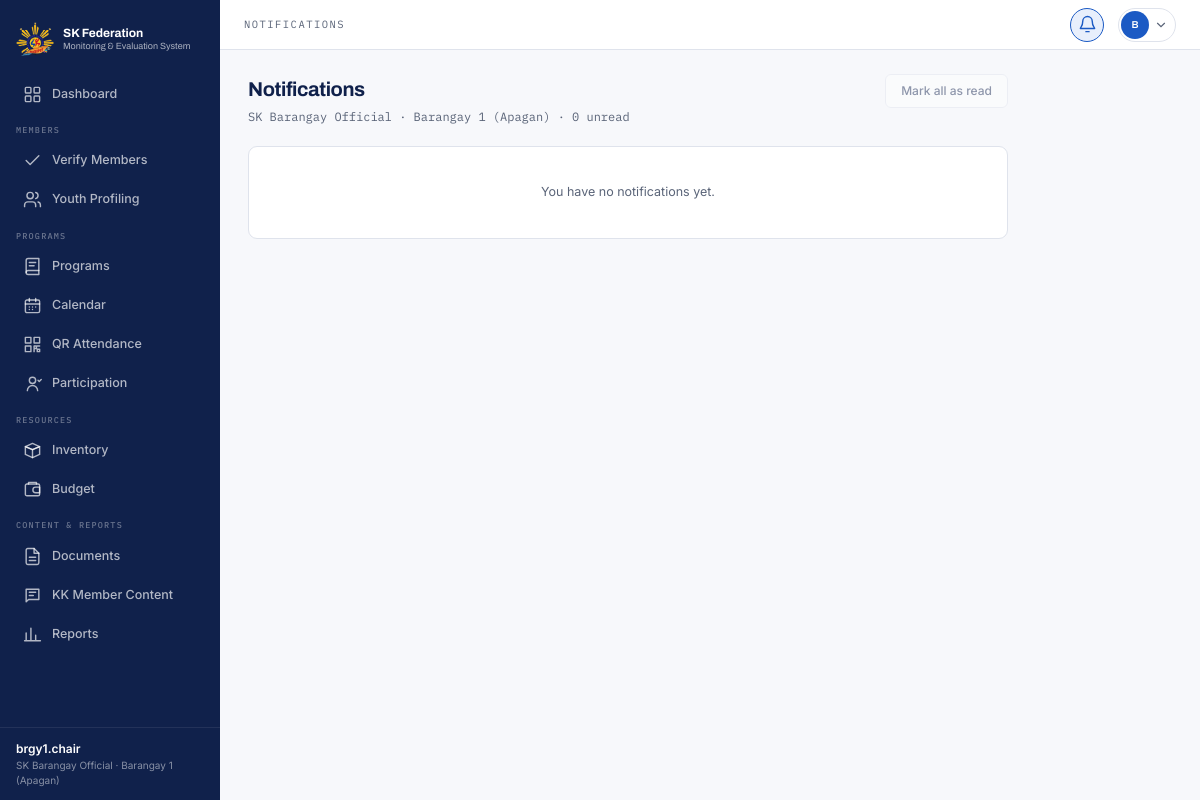
/notifications.php (signed in), run on the app's committed database.
### tables this page shows
CREATE TABLE users (
  user_id              INT(11)      NOT NULL AUTO_INCREMENT,
  role_id              INT(11)      NOT NULL,
  barangay_id          INT(11)      DEFAULT NULL,
  verified_by          INT(11)      DEFAULT NULL,
  username             VARCHAR(50)  NOT NULL,
  email                VARCHAR(150) NOT NULL,
  password_hash        VARCHAR(255) NOT NULL,
  verification_status  VARCHAR(20)  NOT NULL DEFAULT 'pending',
  date_verified        DATETIME     DEFAULT NULL,
  rejection_reason     VARCHAR(255) DEFAULT NULL,
  is_active            TINYINT(1)   NOT NULL DEFAULT 1,
  last_login           DATETIME     DEFAULT NULL,
  date_created         DATETIME     NOT NULL DEFAULT CURRENT_TIMESTAMP,
  PRIMARY KEY (user_id),
  UNIQUE KEY uq_users_username (username),
  UNIQUE KEY uq_users_email (email),
  KEY fk_users_role (role_id),
  KEY fk_users_barangay (barangay_id),
  KEY fk_users_verifier (verified_by),
  CONSTRAINT fk_users_role     FOREIGN KEY (role_id)     REFERENCES roles (role_id),
  CONSTRAINT fk_users_barangay FOREIGN KEY (barangay_id) REFERENCES barangays (barangay_id),
  CONSTRAINT fk_users_verifier FOREIGN KEY (verified_by) REFERENCES users (user_id),
  CONSTRAINT chk_users_status  CHECK (verification_status IN ('pending','verified','rejected'))
);

CREATE TABLE barangays (
  barangay_id    INT(11)      NOT NULL AUTO_INCREMENT,
  barangay_name  VARCHAR(100) NOT NULL,
  municipality   VARCHAR(100) NOT NULL DEFAULT 'Nasipit',
  chairman_id    INT(11)      DEFAULT NULL,    
  PRIMARY KEY (barangay_id),
  UNIQUE KEY uq_barangay (barangay_name, municipality),
  KEY fk_barangay_chairman (chairman_id),
  CONSTRAINT fk_barangay_chairman FOREIGN KEY (chairman_id) REFERENCES users (user_id) ON DELETE SET NULL
);

### config/database.php (called while the page is built, shortened)
<?php
function db(): PDO
{
    static $pdo = null;
    if ($pdo === null) {
        $dsn = 'mysql:host=' . DB_HOST . ';port=' . DB_PORT . ';dbname=' . DB_NAME . ';charset=utf8mb4';
        try {
            $pdo = new PDO($dsn, DB_USER, DB_PASS, [
                PDO::ATTR_ERRMODE            => PDO::ERRMODE_EXCEPTION,
                PDO::ATTR_DEFAULT_FETCH_MODE => PDO::FETCH_ASSOC,
                PDO::ATTR_EMULATE_PREPARES   => false,
            ]);
            $pdo->exec("SET time_zone = '+08:00'");
        } catch (PDOException $e) {
            http_response_code(500);
            error_log('Database connection failed: ' . $e->getMessage());
            exit('The database is not available. Check that MySQL is running in XAMPP and that database/schema.sql has been imported.');
        }
    }
    return $pdo;
}
function q(string $sql, array $params = []): PDOStatement
{
    $stmt = db()->prepare($sql);
    $stmt->execute($params);
    return $stmt;
}
function q_all(string $sql, array $params = []): array
{
    return q($sql, $params)->fetchAll();
}
function q_one(string $sql, array $params = []): ?array
{
    $row = q($sql, $params)->fetch();
    return $row === false ? null : $row;
}

### includes/auth.php (called while the page is built, shortened)
<?php
require_once __DIR__ . '/helpers.php';
function current_user(bool $refresh = false): ?array
{
    static $user = false;
    if ($user !== false && !$refresh) {
        return $user;
    }
    $user = null;
    if (!empty($_SESSION['user_id'])) {
        $row = q_one(
            'SELECT u.*, b.barangay_name, p.profile_id, p.full_name, p.date_encoded
               FROM users u
               LEFT JOIN barangays b ON b.barangay_id = u.barangay_id
               LEFT JOIN youth_profiles p ON p.user_id = u.user_id
              WHERE u.user_id = ?',
            [$_SESSION['user_id']]
        );
        if ($row && (int) $row['is_active'] === 1 && $row['verification_status'] === 'verified'
            && ((int) $row['role_id'] === ROLE_ADMIN || setting('maintenance_mode') !== '1')) {
            $user = $row;
        } else {
            $_SESSION = [];
        }
    }
    return $user;
}
function uid(): int
{
    return (int) (current_user()['user_id'] ?? 0);
}
function role(): int
{
    return (int) (current_user()['role_id'] ?? 0);
}
function my_barangay(): ?int
{
    $b = current_user()['barangay_id'] ?? null;
    return $b === null ? null : (int) $b;
}
function display_name(?array $u = null): string
{
    $u = $u ?? current_user();
    return $u['full_name'] ?: $u['username'];
}
function home_url(int $role): string
{
    return [
        ROLE_ADMIN => 'admin/index.php',
        ROLE_FEDERATION => 'federation/index.php',
        ROLE_BARANGAY => 'barangay/index.php',
        ROLE_MEMBER => 'member/index.php',
    ][$role] ?? 'index.php';
}
function require_login(): array
{
    $user = current_user();
    return $user;
}

### includes/helpers.php (called while the page is built, shortened)
<?php
require_once __DIR__ . '/../config/database.php';
function e($value): string
{
    return htmlspecialchars((string) ($value ?? ''), ENT_QUOTES | ENT_SUBSTITUTE, 'UTF-8');
}
function url(string $path = ''): string
{
    return BASE_URL . '/' . ltrim($path, '/');
}
function asset(string $path): string
{
    $file = APP_ROOT . '/assets/' . $path;
    $v = is_file($file) ? filemtime($file) : 0;
    return url('assets/' . $path) . '?v=' . $v;
}
function setting(string $key, string $default = ''): string
{
    static $cache = null;
    if ($cache === null) {
        $cache = [];
        foreach (q_all('SELECT setting_key, setting_value FROM settings') as $r) {
            $cache[$r['setting_key']] = $r['setting_value'];
        }
    }
    return $cache[$key] ?? $default;
}

### notifications.php (the view, shortened to what this page needs)
<?php
require_login();
$items = q_all('SELECT * FROM notifications WHERE user_id = ? ORDER BY date_created DESC LIMIT 200', [uid()]);
$unread = count(array_filter($items, fn ($n) => !(int) $n['is_read']));
$nav = 'notifications';
require __DIR__ . '/includes/header.php';
?>
<div style="max-width:760px">
  <div class="page-head">
    <div>
      <h1 class="page-title">Notifications</h1>
      <div class="page-sub"><?= e(ROLE_LABELS[role()]) ?><?= my_barangay() ? ' · ' . e(current_user()['barangay_name']) : '' ?> · <?= $unread ?> unread</div>
    </div>
    <form method="post"><?= csrf_field() ?><input type="hidden" name="action" value="read_all"><button class="btn btn-secondary" <?= $unread ? '' : 'disabled' ?>>Mark all as read</button></form>
  </div>
  <?php if (!$items): ?><div class="card empty">You have no notifications yet.</div><?php endif; ?>
</div>
<?php require __DIR__ . '/includes/footer.php';

### includes/sidebar.php (shortened to what this page needs)
<?php
function nav_icon(string $name): string
{
    static $paths = [
        'dashboard' => '<rect x="3" y="3" width="7" height="7" rx="1"/><rect x="14" y="3" width="7" height="7" rx="1"/><rect x="3" y="14" width="7" height="7" rx="1"/><rect x="14" y="14" width="7" height="7" rx="1"/>',
        'people' => '<path d="M16 21v-2a4 4 0 0 0-4-4H6a4 4 0 0 0-4 4v2"/><circle cx="9" cy="7" r="4"/><path d="M22 21v-2a4 4 0 0 0-3-3.87M16 3.13a4 4 0 0 1 0 7.75"/>',
        'programs' => '<path d="M4 19.5A2.5 2.5 0 0 1 6.5 17H20"/><path d="M6.5 2H20v20H6.5A2.5 2.5 0 0 1 4 19.5v-15A2.5 2.5 0 0 1 6.5 2Z"/><path d="M8 7h8M8 11h6"/>',
        'calendar' => '<rect x="3" y="5" width="18" height="16" rx="2"/><path d="M16 3v4M8 3v4M3 10h18"/><path d="M8 14h.01M12 14h.01M16 14h.01M8 17h.01M12 17h.01"/>',
        'participation' => '<circle cx="12" cy="8" r="4"/><path d="M5.5 21a6.5 6.5 0 0 1 13 0M19 8l1.5 1.5L23 7"/>',
        'documents' => '<path d="M14 2H6a2 2 0 0 0-2 2v16a2 2 0 0 0 2 2h12a2 2 0 0 0 2-2V8Z"/><path d="M14 2v6h6M8 13h8M8 17h8"/>',
        'content' => '<path d="M4 4h16v13H7l-3 3Z"/><path d="M8 8h8M8 12h5"/>',
        'reports' => '<path d="M4 20V10M10 20V4M16 20v-7M22 20H2"/>',
        'qr' => '<rect x="3" y="3" width="7" height="7"/><rect x="14" y="3" width="7" height="7"/><rect x="3" y="14" width="7" height="7"/><path d="M14 14h3v3h-3zM18 18h3v3h-3zM18 14h3M14 18v3"/>',
        'inventory' => '<path d="m3 7 9-4 9 4-9 4Z"/><path d="m3 7 9 4 9-4v10l-9 4-9-4Z"/><path d="M12 11v10"/>',
        'budget' => '<rect x="3" y="5" width="18" height="15" rx="2"/><path d="M16 9h5v7h-5a3.5 3.5 0 0 1 0-7ZM7 5V3h10v2"/>',
        'verify' => '<path d="M20 6 9 17l-5-5"/>',
        'certificate' => '<circle cx="12" cy="8" r="5"/><path d="m8.5 12-1 9 4.5-2 4.5 2-1-9"/>',
        'settings' => '<circle cx="12" cy="12" r="3"/><path d="M12 2v3M12 19v3M4.2 4.2l2.1 2.1M17.7 17.7l2.1 2.1M2 12h3M19 12h3M4.2 19.8l2.1-2.1M17.7 6.3l2.1-2.1"/>',
        'logs' => '<path d="M3 12a9 9 0 1 0 3-6.7L3 8"/><path d="M3 3v5h5M12 7v5l3 2"/>',
        'announcements' => '<path d="m3 11 18-5v12L3 14Z"/><path d="m11.6 16.4.9 4.6H8l-1.4-6"/>',
        'feedback' => '<path d="M21 15a4 4 0 0 1-4 4H8l-5 3V7a4 4 0 0 1 4-4h10a4 4 0 0 1 4 4Z"/><path d="M8 9h8M8 13h5"/>',
        'scan' => '<path d="M3 7V4a1 1 0 0 1 1-1h3M17 3h3a1 1 0 0 1 1 1v3M21 17v3a1 1 0 0 1-1 1h-3M7 21H4a1 1 0 0 1-1-1v-3M7 12h10"/>',
        'bell' => '<path d="M18 8a6 6 0 0 0-12 0c0 7-3 7-3 9h18c0-2-3-2-3-9M10 21h4"/>',
    ];
    return '<svg width="19" height="19" viewBox="0 0 24 24" fill="none" stroke="currentColor" stroke-width="1.8" stroke-linecap="round" stroke-linejoin="round" aria-hidden="true">' . ($paths[$name] ?? '') . '</svg>';
}
function nav_groups(int $role): array
{
    switch ($role) {
        case ROLE_BARANGAY:
            return [
                ['', [['dashboard', 'Dashboard', 'barangay/index.php', 'dashboard']]],
                ['Members', [['verify', 'Verify Members', 'barangay/verify.php', 'verify'],
                             ['youth', 'Youth Profiling', 'barangay/youth.php', 'people']]],
                ['Programs', [['programs', 'Programs', 'barangay/programs.php', 'programs'],
                              ['calendar', 'Calendar', 'barangay/calendar.php', 'calendar'],
                              ['qr', 'QR Attendance', 'barangay/qr.php', 'qr'],
                              ['participation', 'Participation', 'barangay/participation.php', 'participation']]],
                ['Resources', [['inventory', 'Inventory', 'barangay/inventory.php', 'inventory'],
                               ['budget', 'Budget', 'barangay/budget.php', 'budget']]],
                ['Content & Reports', [['documents', 'Documents', 'barangay/documents.php', 'documents'],
                                       ['content', 'KK Member Content', 'barangay/content.php', 'content'],
                                       ['reports', 'Reports', 'barangay/reports.php', 'reports']]],
            ];
    }
    return [];
}
$__groups = nav_groups(role());
?>
<nav class="nav-rail" id="nav-rail" aria-label="Main navigation">
  <a class="nav-brand" href="<?= e(url(home_url(role()))) ?>">
    <img src="<?= e(asset('img/sk-federation-logo.png')) ?>" alt="SK Federation Nasipit logo" width="38" height="38">
    <span>
      <strong>SK Federation</strong>
      <small>Monitoring &amp; Evaluation System</small>
    </span>
  </a>
  <div class="nav-groups">
    <?php foreach ($__groups as [$__label, $__items]): ?>
      <div class="nav-group">
        <?php if ($__label !== ''): ?><div class="nav-group-label"><?= e($__label) ?></div><?php endif; ?>
        <?php foreach ($__items as [$__id, $__text, $__href, $__icon]): ?>
          <a class="nav-item<?= ($nav ?? '') === $__id ? ' active' : '' ?>" href="<?= e(url($__href)) ?>"<?= ($nav ?? '') === $__id ? ' aria-current="page"' : '' ?>>
            <span class="nav-icon"><?= nav_icon($__icon) ?></span><span><?= e($__text) ?></span>
          </a>
        <?php endforeach; ?>
      </div>
    <?php endforeach; ?>
  </div>
  <div class="nav-foot">
    <div class="nav-foot-name"><?= e(display_name()) ?></div>
    <div class="nav-foot-role"><?= e(ROLE_LABELS[role()] ?? '') ?><?= current_user()['barangay_name'] ? ' · ' . e(current_user()['barangay_name']) : '' ?></div>
  </div>
</nav>

### assets/css/style.css (style rules this page uses)
:root { --indigo: #10214B; --blue: #1B5AC4; --blue-dark: #1449A8; --sun: #F5B60D; --green: #1E7D4F; --red: #C8322B; --surface-canvas: #F7F8FB; --surface-card: #FFFFFF; --surface-muted: #FAFBFD; --surface-accent: #E8EFFC; --border-default: #DFE3EC; --border-row: #F0F3F8; --text-primary: #10214B; --text-secondary: #5A6478; --font-ui: 'Inter', 'Archivo', system-ui, sans-serif; --font-head: 'Archivo', 'Inter', system-ui, sans-serif; --font-mono: 'IBM Plex Mono', ui-monospace, monospace; }
* { box-sizing: border-box; }
html, body { margin: 0; padding: 0; }
body { font-family: var(--font-ui); background: var(--surface-canvas); color: var(--text-primary); font-size: 13px; line-height: 1.5; }
h1, h2, h3, h4 { font-family: var(--font-head); letter-spacing: -0.02em; margin: 0; color: var(--text-primary); }
a { color: var(--blue); }
img { max-width: 100%; }
.app { display: flex; min-height: 100vh; }
.nav-rail { background: var(--indigo); width: 220px; min-height: 100vh; flex-shrink: 0; display: flex; flex-direction: column; position: sticky; top: 0; height: 100vh; }
.nav-brand { display: flex; align-items: center; gap: 9px; padding: 20px 16px 14px; text-decoration: none; color: #fff; font-family: var(--font-head); line-height: 1.25; }
.nav-brand img { width: 38px; height: 38px; object-fit: contain; flex-shrink: 0; }
.nav-brand strong { display: block; font-size: 12px; }
.nav-brand small { display: block; font-size: 9px; color: rgba(255,255,255,.65); }
.nav-groups { flex: 1; overflow-y: auto; padding: 2px 0 12px; }
.nav-group + .nav-group { margin-top: 8px; }
.nav-group-label { padding: 3px 16px 4px; color: rgba(255,255,255,.38); font-family: var(--font-mono); font-size: 8.5px; font-weight: 500; letter-spacing: .14em; text-transform: uppercase; }
.nav-item { display: flex; align-items: center; gap: 10px; margin: 1px 8px; padding: 9px 14px; color: rgba(255,255,255,.68); font-size: 12.5px; font-weight: 500; text-decoration: none; border-radius: 6px; transition: background .15s, color .15s; }
.nav-icon { width: 20px; height: 20px; display: inline-flex; align-items: center; justify-content: center; flex-shrink: 0; }
.nav-foot { padding: 12px 16px; border-top: 1px solid rgba(255,255,255,.08); }
.nav-foot-name { color: #fff; font-size: 12px; font-weight: 600; }
.nav-foot-role { color: rgba(255,255,255,.5); font-size: 10px; }
.page-head { display: flex; justify-content: space-between; align-items: flex-start; gap: 16px; margin-bottom: 20px; flex-wrap: wrap; }
.page-title { font-size: 20px; font-weight: 700; margin-bottom: 4px; }
.page-sub { font-size: 12px; color: var(--text-secondary); font-family: var(--font-mono); }
.card { background: var(--surface-card); border: 1px solid var(--border-default); border-radius: 9px; }
.empty { padding: 36px 16px; text-align: center; color: var(--text-secondary); font-size: 12.5px; }
.btn { display: inline-flex; align-items: center; justify-content: center; gap: 6px; padding: 8px 15px; border-radius: 6px; font: 600 12px var(--font-ui); cursor: pointer; text-decoration: none; border: 1px solid transparent; line-height: 1.3; white-space: nowrap; }
.btn-ghost, .btn-secondary { background: var(--surface-card); color: var(--blue); border-color: #BFD2F2; font-weight: 500; }
.btn-secondary { color: var(--text-primary); border-color: var(--border-default); }
.btn[disabled], .btn:disabled { opacity: .45; cursor: not-allowed; }

### data on the page
users: username "brgy1.chair", role "SK Barangay Official", barangay.barangay_name "Barangay 1 (Apagan)"

### other printed values
$__text "Dashboard"
$__label "MEMBERS"
$__text "Verify Members"
$__text "Youth Profiling"
$__label "PROGRAMS"
$__text "Programs"
$__text "Calendar"
$__text "QR Attendance"
$__text "Participation"
$__label "RESOURCES"
$__text "Inventory"
$__text "Budget"
$__label "CONTENT & REPORTS"
$__text "Documents"
$__text "KK Member Content"
